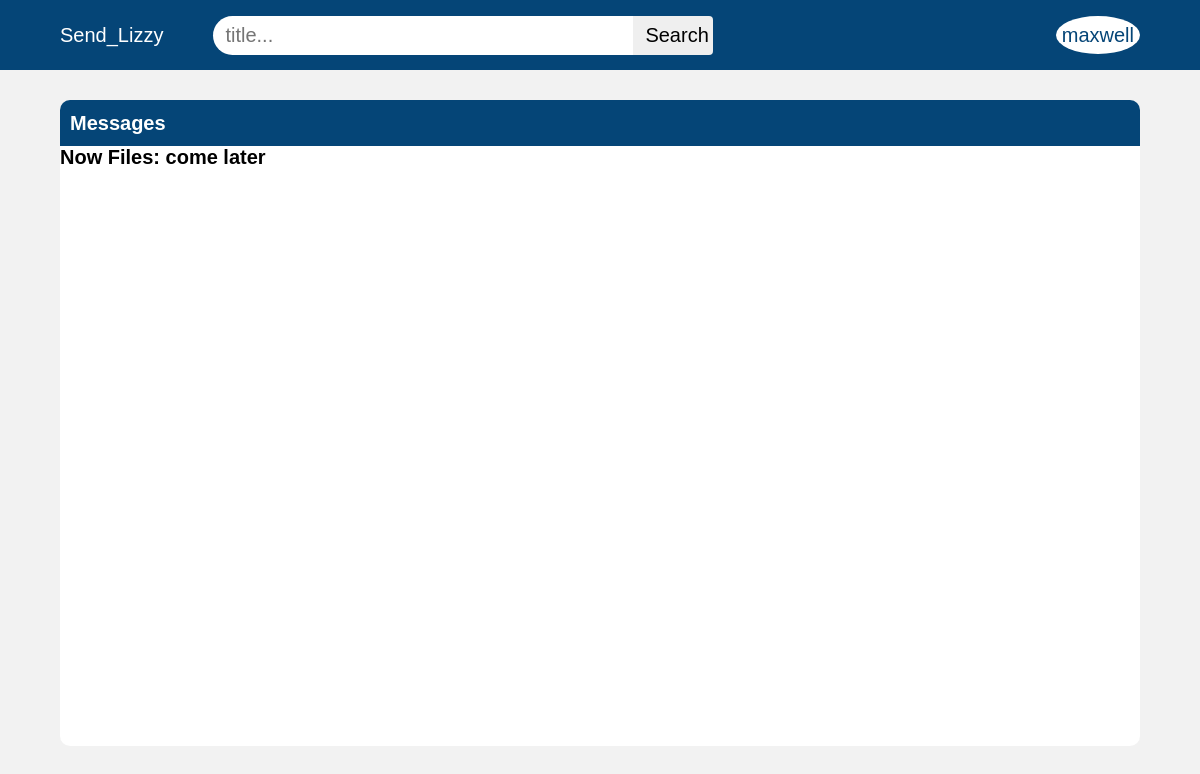
/lizzy_server/home/ (signed in), run on an earlier commit of the app's database.
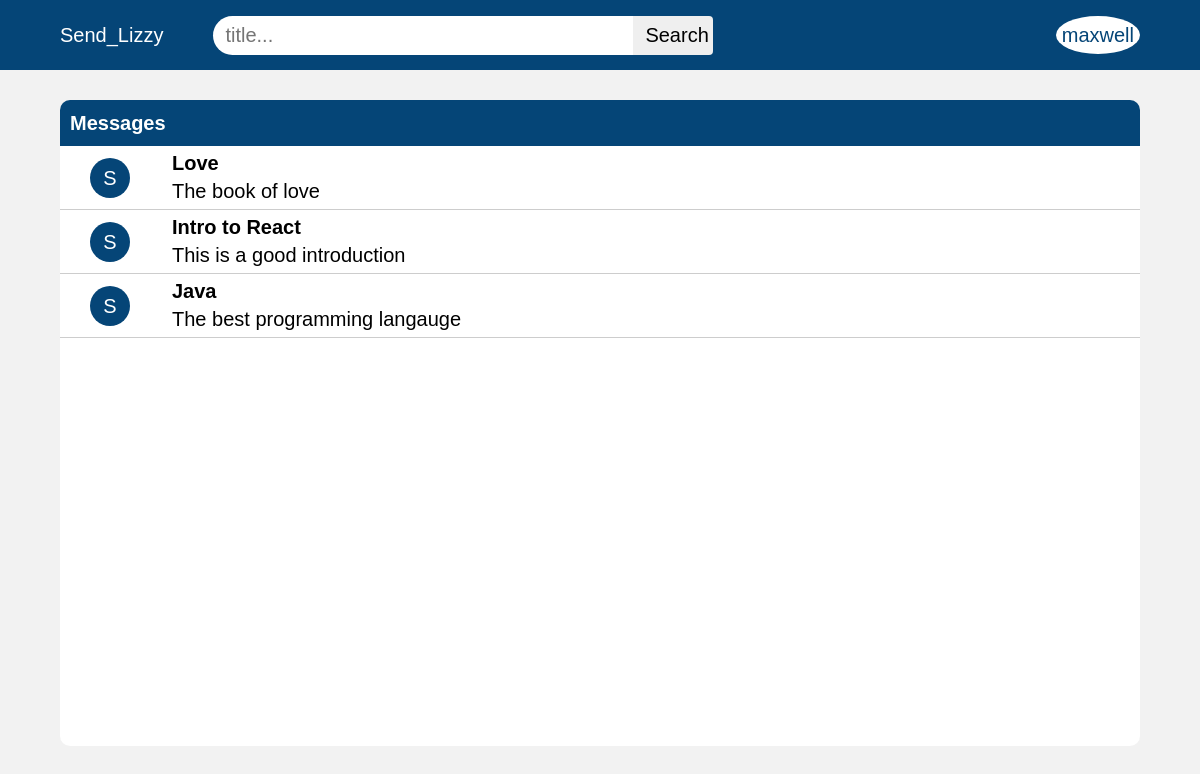
And on a later commit of the database.
### file_server/models.py (models this page shows, shortened)
class Document(models.Model):
    title = models.CharField(max_length=200)
    description = models.TextField()
    file = models.FileField()

### file_server/views.py (the view)
# urls.py: path('lizzy_server/home/', homepage_view, name='home'),
@login_required
def homepage_view(request):
    documents = Document.objects.all()
    context = {
        "user_profile":request.user,
        "documents": documents
        }
    return render(request, 'file_server/feed_page.html', context)

### templates/file_server/feed_page.html (shortened to what this page needs)
{% extends 'file_server/base.html' %} {% load static %} {% block stylesheet %}
<link
  rel="stylesheet"
  href="{% static 'styleSheets/lizzy_server/home.css' %}"
/>
{% endblock %} {% block content %}
<header class="head">
  <nav class="navigation">
    <a href="">Send_Lizzy</a>
    <div class="collaspe">
      <form action="" method="post" class="search">
        <div class="input">
          <input type="search" name="search" id="" placeholder="title..." />
        </div>
        <div class="submit">
          <input type="submit" value="Search" />
        </div>
      </form>
      <ul class="profile">
        <li>
          <a class="profile" href="javascript:void(0)">{{user_profile}}</a>
        </li>
      </ul>
    </div>
  </nav>
</header>
<div class="content">
  <div class="message">
    <h1>Messages</h1>
  </div>
  <div class="wrapper-content">
    {% for document in documents%}
    <div class="wrapper">
      <div class="side">
        <div class="box">S</div>
      </div>
      <a
        href="{% url 'details' document.pk%}"
        style="color: black; text-decoration: none"
      >
        <div class="items">
          <h1>{{document.title}}</h1>
          <p>{{document.description}}</p>
        </div>
      </a>
    </div>
    {% empty%}
    <h3>Now Files: come later</h3>
    {% endfor %}
  </div>
</div>
{% endblock%}

### templates/file_server/base.html (shortened to what this page needs)
<!DOCTYPE html>
<html lang="en">
<head>
  {% block stylesheet %}
  {% endblock %}
</head>
<body>
  {% block content %}
  {% endblock %}
</body>
</html>

### static/styleSheets/lizzy_server/home.css (style rules this page uses)
* { margin: 0; padding: 0; font-size: 20px; font-family: Arial, Helvetica, sans-serif; box-sizing: border-box; }
html { scroll-behavior: smooth; }
body { margin-top: 100px; position: relative; }
nav.navigation { display: flex; justify-content: space-between; align-items: center; width: min(1400px, 90%); margin: auto; }
.collaspe { display: flex; }
nav.navigation > * { align-self: center; height: 70px; line-height: 70px; }
nav a { text-decoration: none; color: white; }
nav ul { list-style: none; }
header { background-color: rgb(5, 69, 119); color: #fff; position: fixed; left: 0; top: 0; width: 100%; z-index: 1; }
nav li { position: relative; }
.profile > li > a { background-color: #fff; align-self: center; padding: 8px 6px; border-radius: 50%; color: rgb(5, 69, 119); }
.collaspe { flex: 1; display: flex; justify-content: space-between; padding-left: 50px; }
header .search { width: 500px; position: relative; display: grid; grid-template-columns: 1fr 80px; margin-right: 150px; }
header .search input { width: 100%; padding: 8px 12px; border: none; outline: none; }
header input[type="search"] { border-radius: 20px 0 0 20px; }
header input[type="submit"] { border-radius: 0 4px 4px 0; }
.wrapper { width: 100%; margin: auto; display: grid; grid-template-columns: 100px 1fr; border-bottom: 1px solid rgb(205, 205, 205); transform: translateX(300px); transition: transform 0.3s; user-select: none; cursor: pointer; z-index: 1; }
.wrapper * { user-select: none; }
.message { padding: 12px 10px; margin: auto; background-color: #054577; border-radius: 10px 10px 0 0; color: white; position: absolute; left: 0; top: 0; width: 100%; z-index: -1; }
body { overflow-x: hidden; background-color: #f2f2f2; }
div.wrapper.move { transform: translateX(0); }
.wrapper .side { display: flex; align-items: center; justify-content: center; }
.wrapper .items { padding: 6px 12px; }
.wrapper .items h1 { margin-bottom: 5px; }
.box { background-color: rgb(5, 69, 119); color: white; width: 40px; height: 40px; border-radius: 50%; line-height: 40px; text-align: center; }
.content { width: min(1400px, 90%); margin: auto; position: relative; padding-top: 46px; border-radius: 0 0 10px 10px; overflow: hidden; }
.wrapper-content { height: 75vh; background-color: white; overflow-y: auto; overflow-x: hidden; }

What changed in the data, as far as the page shows it:
added Document: title "Love", description "The book of love"
added Document: title "Intro to React", description "This is a good introduction"
added Document: title "Java", description "The best programming langauge"
Also different on the page:
text no longer shown: "Now Files: come later"
